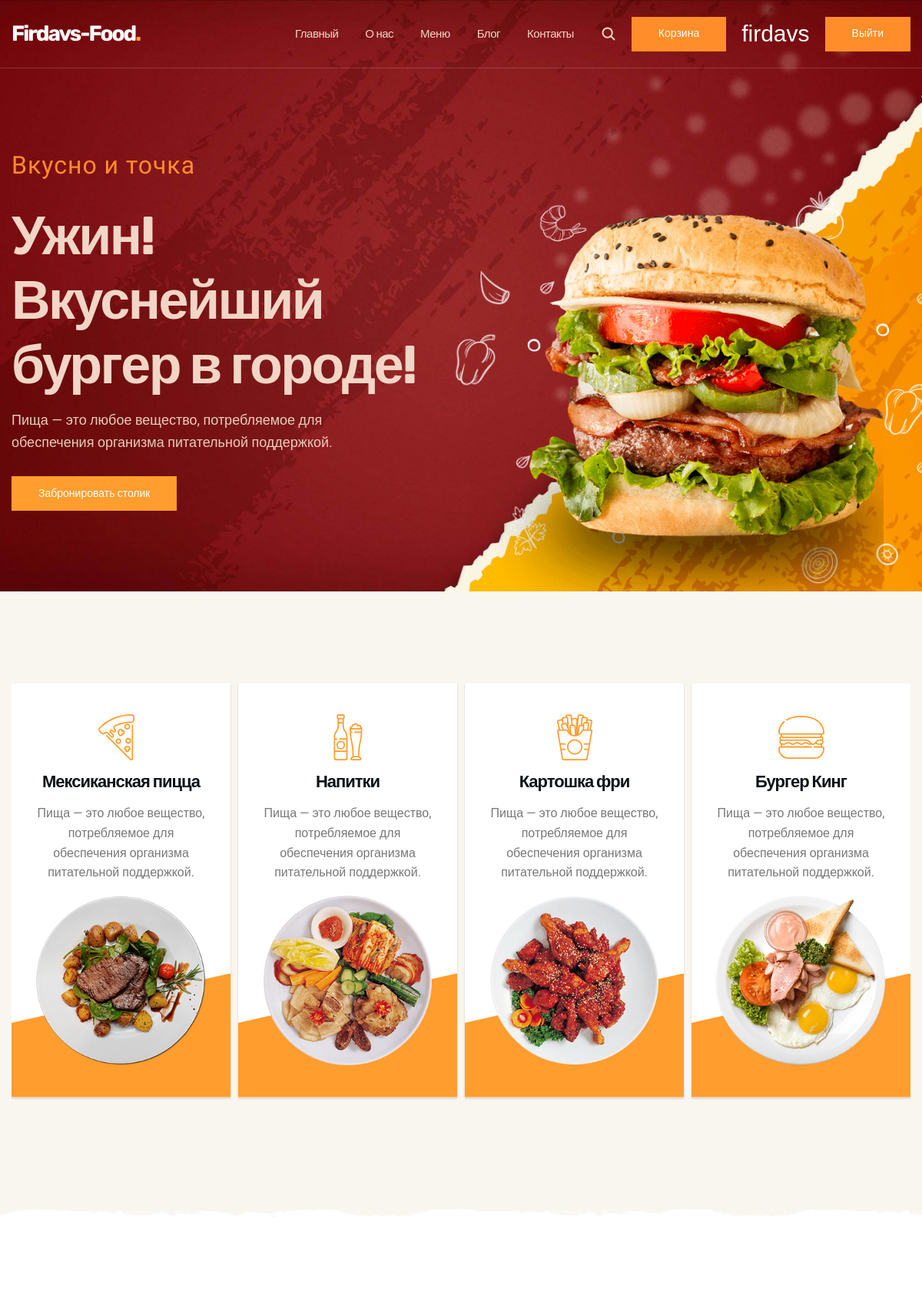
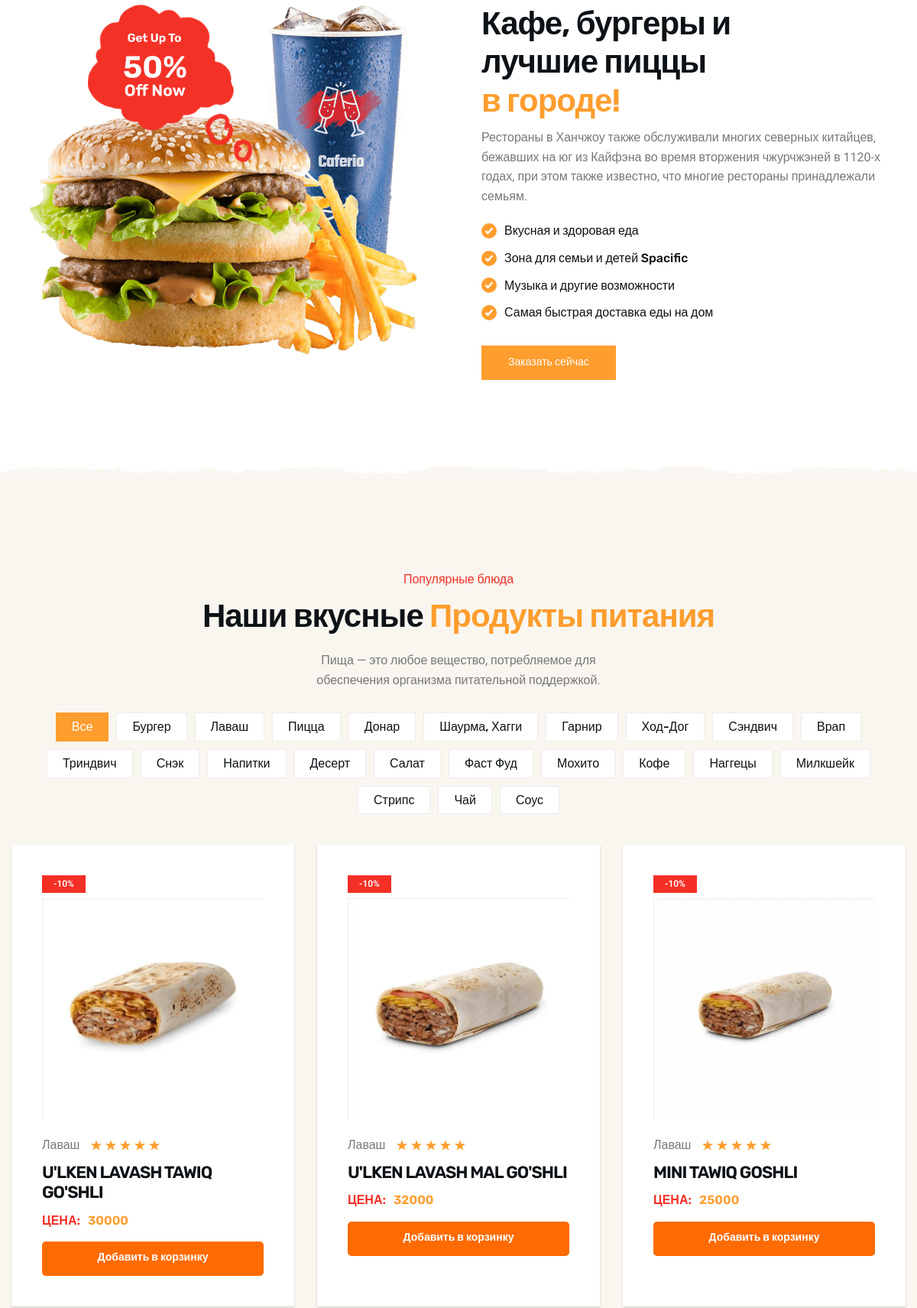
The app's page / (signed in, upper part) with its own data (2 pictures, top to bottom).
### food/models.py (models this page shows, shortened)
class Category(models.Model):
    category_name = models.CharField(max_length=250, verbose_name='Название категории')
    slug = models.SlugField(unique=True)
    class Meta:
        verbose_name = 'Категория'
        verbose_name_plural = 'Категории'

class Product(models.Model):
    name = models.CharField(max_length=250, verbose_name='Название блюда')
    category = models.ForeignKey(Category, on_delete=models.CASCADE, verbose_name='Категория', related_name='products')
    description = models.TextField(verbose_name='Описание')
    main_image = models.ImageField(upload_to='products/', verbose_name='Главное изображение')
    price = models.PositiveIntegerField(verbose_name='Цена')
    class Meta:
        verbose_name = 'Блюдо'
        verbose_name_plural = 'Блюда'

### food/views.py (the view)
# urls.py: path('',views.homepage,name ='home'),
def homepage(request):
    products = models.Product.objects.all()
    categories = models.Category.objects.all()
    return render(request,'index.html',{'products':products,
                                       'categories':categories})

### templates/index.html (shortened to what this page needs)
{% load static %}
<!DOCTYPE html>
<html lang="en">
<head>
  <link rel="stylesheet" href="{% static 'css/style.css' %}">
</head>
<body id="top">
  <header class="header" data-header>
    <div class="container">
      <h1>
        <a href="#" class="logo">Firdavs-Food<span class="span">.</span></a>
      </h1>
      <nav class="navbar" data-navbar>
        <ul class="navbar-list">
          <li class="nav-item">
            <a href="#home" class="navbar-link" data-nav-link>Главный</a>
          </li>
          <li class="nav-item">
            <a href="#about" class="navbar-link" data-nav-link>О нас</a>
          </li>
          <li class="nav-item">
            <a href="#food-menu" class="navbar-link" data-nav-link>Меню</a>
          </li>
          <li class="nav-item">
            <a href="#blog" class="navbar-link" data-nav-link>Блог</a>
          </li>
          <li class="nav-item">
            <a href="#contact-home" class="navbar-link" data-nav-link>Контакты</a>
          </li>
        </ul>
      </nav>
      <div class="header-btn-group">
        <button class="search-btn" aria-label="Search" data-search-btn>
          <ion-icon name="search-outline"></ion-icon>
        </button>
        <button class="btn btn-hover"><a href="{% url 'cart' %}">Корзина</a></button>
          {% if user.is_authenticated %}
          <p style="color: white; font-family: Impact, Haettenschweiler, 'Arial Narrow Bold', sans-serif; font-size: 30px;">{{user.username}}</p>
          <button class="btn btn-hover">
            <a href="{% url 'logout' %}" class="text-white">Выйти</a>
          </button>
          {% else %}
        <button class="btn btn-hover"><a href="{% url 'login' %}">Войти</a></button>
          {% endif %}
      </div>
    </div>
  </header>
  <main>
    <article>
      <section class="hero" id="home" style="background-image: url('{% static 'images/hero-bg.jpg' %}');">
        <div class="container">
          <div class="hero-content">
            <p class="hero-subtitle">Вкусно и точка</p>
            <h2 class="h1 hero-title">Ужин! Вкуснейший бургер в городе!</h2>
            <p class="hero-text">Пища — это любое вещество, потребляемое для обеспечения организма питательной поддержкой.</p>
            <button class="btn">Забронировать столик</button>
          </div>
          <figure class="hero-banner">
            <img src="{% static 'images/hero-banner.png' %}" width="700" height="637" loading="lazy" alt="Burger"
              class="w-100 hero-img">
          </figure>
        </div>
      </section>
      <section class="section section-divider white promo">
        <div class="container">
          <ul class="promo-list has-scrollbar">
            <li class="promo-item">
              <div class="promo-card">
                <div class="card-icon">
                </div>
                <h3 class="h3 card-title">Мексиканская пицца</h3>
                <p class="card-text">
                  Пища — это любое вещество, потребляемое для обеспечения организма питательной поддержкой.
                </p>
                <img src="{% static 'images/promo-1.png' %}" width="300" height="300" loading="lazy" alt="Maxican Pizza"
                  class="w-100 card-banner">
              </div>
            </li>
            <li class="promo-item">
              <div class="promo-card">
                <div class="card-icon">
                </div>
                <h3 class="h3 card-title">Напитки</h3>
                <p class="card-text">
                  Пища — это любое вещество, потребляемое для обеспечения организма питательной поддержкой.
                </p>
                <img src="{% static 'images/promo-2.png' %}" width="300" height="300" loading="lazy" alt="Soft Drinks"
                  class="w-100 card-banner">
              </div>
            </li>
            <li class="promo-item">
              <div class="promo-card">
                <div class="card-icon">
                </div>
                <h3 class="h3 card-title">Картошка фри</h3>
                <p class="card-text">
                  Пища — это любое вещество, потребляемое для обеспечения организма питательной поддержкой.
                </p>
                <img src="{% static 'images/promo-3.png' %}" width="300" height="300" loading="lazy" alt="French Fry"
                  class="w-100 card-banner">
              </div>
            </li>
            <li class="promo-item">
              <div class="promo-card">
                <div class="card-icon">
                </div>
                <h3 class="h3 card-title">Бургер Кинг</h3>
                <p class="card-text">
                  Пища — это любое вещество, потребляемое для обеспечения организма питательной поддержкой.
                </p>
                <img src="{% static 'images/promo-4.png' %}" width="300" height="300" loading="lazy" alt="Burger Kingo"
                  class="w-100 card-banner">
              </div>
            </li>
          </ul>
        </div>
      </section>
      <section class="section section-divider gray about" id="about">
        <div class="container">
          <div class="about-banner">
            <img src="{% static 'images/about-banner.png' %}" width="509" height="459" loading="lazy" alt="Burger with Drinks"
              class="w-100 about-img">
            <img src="{% static 'images/sale-shape-red.png' %}" width="216" height="226" alt="get up to 50% off now"
              class="abs-img scale-up-anim">
          </div>
          <div class="about-content">
            <h2 class="h2 section-title">
              Кафе, бургеры и лучшие пиццы
              <span class="span">в городе!</span>
            </h2>
            <p class="section-text">
              Рестораны в Ханчжоу также обслуживали многих северных китайцев, бежавших на юг из Кайфэна во время вторжения чжурчжэней в 1120-х годах, при этом также известно, что многие рестораны принадлежали семьям.
            </p>
            <ul class="about-list">
              <li class="about-item">
                <ion-icon name="checkmark-outline"></ion-icon>
                <span class="span">Вкусная и здоровая еда</span>
              </li>
              <li class="about-item">
                <ion-icon name="checkmark-outline"></ion-icon>
                <span class="span">Зона для семьи и детей Spacific</span>
              </li>
              <li class="about-item">
                <ion-icon name="checkmark-outline"></ion-icon>
                <span class="span">Музыка и другие возможности</span>
              </li>
              <li class="about-item">
                <ion-icon name="checkmark-outline"></ion-icon>
                <span class="span">Самая быстрая доставка еды на дом</span>
              </li>
            </ul>
            <button class="btn btn-hover">Заказать сейчас</button>
          </div>
        </div>
      </section>
        <section class="section food-menu" id="food-menu">
          <div class="container">
            <p class="section-subtitle">Популярные блюда</p>
            <h2 class="h2 section-title">
              Наши вкусные <span class="span">Продукты питания</span>
            </h2>
            <p class="section-text">
              Пища — это любое вещество, потребляемое для обеспечения организма питательной поддержкой.
            </p>
            <ul class="fiter-list">
              <li>
                <button class="filter-btn active" data-filter="all">Все</button>
              </li>
              {% for category in categories %}
              <li>
                <button class="filter-btn" data-filter="{{ category.slug }}">{{ category.category_name }}</button>
              </li>
              {% endfor %}
            </ul>
            <ul class="food-menu-list">
              {% for product in products %}
              <li data-category="{{ product.category.slug }}">
                <div class="food-menu-card">
                  <div class="card-banner">
                    <img src="{{ product.main_image.url }}" width="300" height="300" loading="lazy"
                      alt="{{ product.name }}" class="w-100">
                    <div class="badge">-10%</div>
                  </div>
                  <div class="wrapper">
                    <p class="category">{{ product.category.category_name }}</p>
                    <div class="rating-wrapper">
                      <ion-icon name="star"></ion-icon>
                      <ion-icon name="star"></ion-icon>
                      <ion-icon name="star"></ion-icon>
                      <ion-icon name="star"></ion-icon>
                      <ion-icon name="star"></ion-icon>
                    </div>
                  </div>
                  <h3 class="h3 card-title">{{ product.name }}</h3>
                  <div class="price-wrapper">
                    <p class="price-text">Цена:</p>
                    <data class="price" value="{{ product.price }}">{{ product.price }}</data>
                  </div>
                  <a href="{% url 'add_to_cart' product_id=product.id %}" class="btn add-to-cart-btn">
                    Добавить в корзинку
                  </a>
                </div>
              </li>
              {% endfor %}
            </ul>
          </div>
        </section>
    </article>
  </main>
</body>
</html>

### records on screen
Category: category_name "Бургер"
Category: category_name "Лаваш"
Category: category_name "Пицца"
Category: category_name "Донар"
Category: category_name "Шаурма, Хагги"
Category: category_name "Гарнир"
Category: category_name "Ход-Дог"
Category: category_name "Сэндвич"
Category: category_name "Врап"
Category: category_name "Триндвич"
Category: category_name "Снэк"
Category: category_name "Напитки"
Category: category_name "Десерт"
Category: category_name "Салат"
Category: category_name "Фаст Фуд"
Category: category_name "Мохито"
Category: category_name "Кофе"
Category: category_name "Наггецы"
Category: category_name "Милкшейк"
Category: category_name "Стрипс"
Category: category_name "Чай"
Category: category_name "Соус"
Product: main_image (picture), category.category_name "Лаваш", name "U'LKEN LAVASH TAWIQ GO'SHLI", price "30000"
Product: main_image (picture), category.category_name "Лаваш", name "U'LKEN LAVASH MAL GO'SHLI", price "32000"
Product: main_image (picture), category.category_name "Лаваш", name "MINI TAWIQ GOSHLI", price "25000"

### other values on screen
{{ user.username }} "firdavs"
